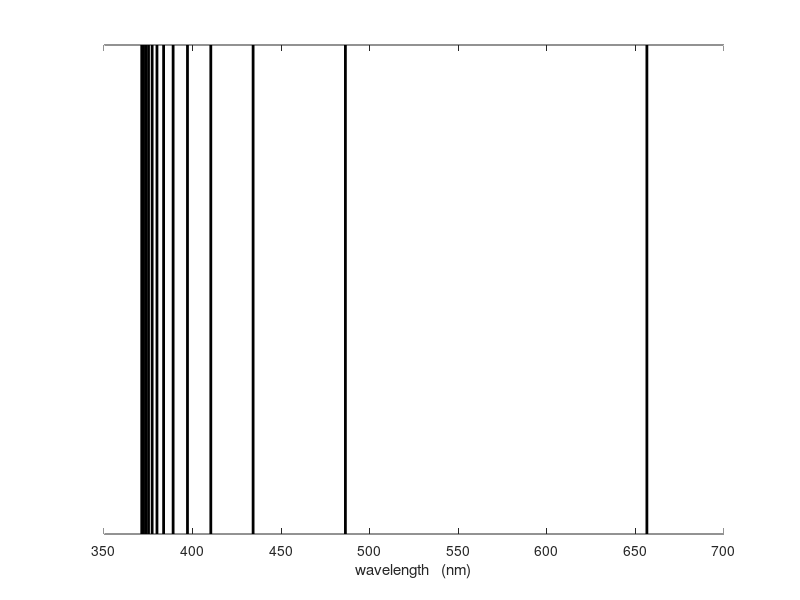
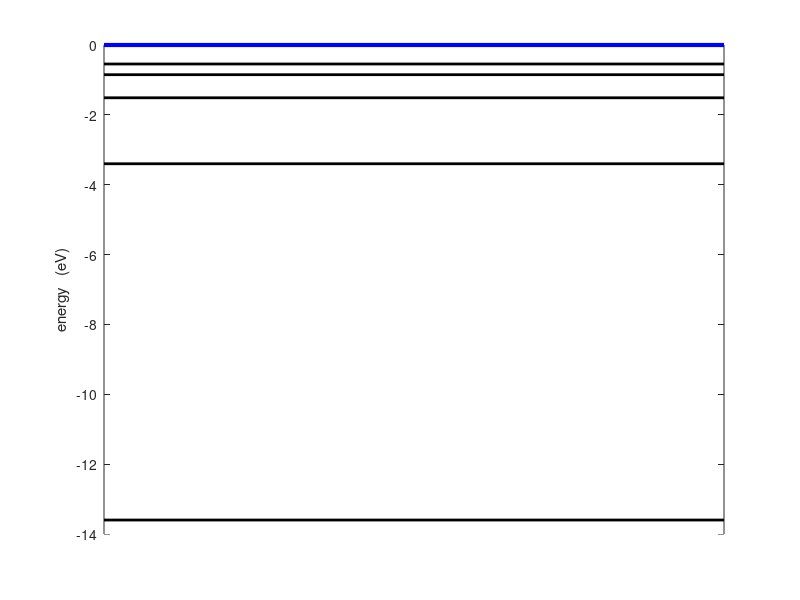
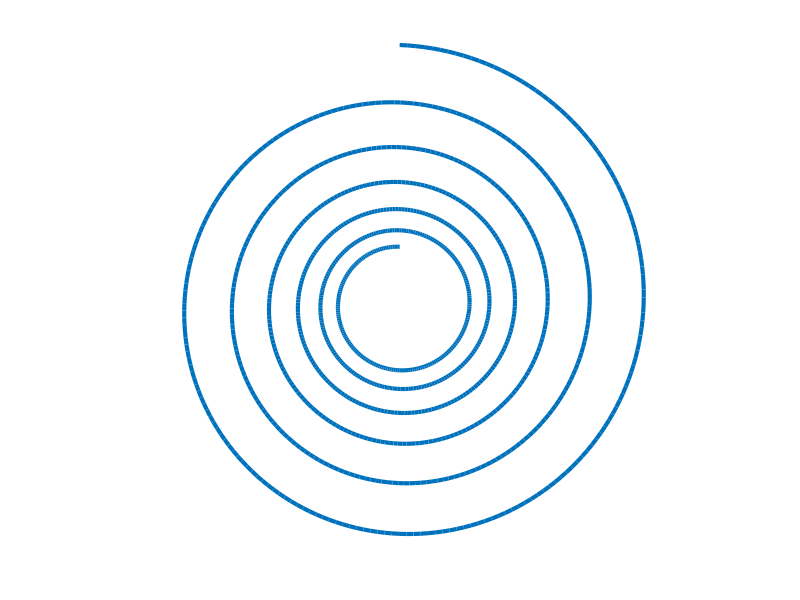

MATLAB code to generate these figures, in order:
% qp_balmer.m
% Ian Cooper
% School of Physics, University of Sydney
% ../mphome.htm
% Plot of the line spectrum for the Balmer series


%%
clear all
close all
clc

c = 3e8;
G = 6.67e-11;
NA = 6.02e23;
k = 1.38e-23;
e = 1.602e-19;
sigma = 5.67e-8;
u0 = 4*pi*1e-7;
h = 6.625e-34;
hP = 6.63e-34;
me = 9.109e-31;
mp = 1.673e-27;
mn = 1.675e-31;
g = 9.81;

RH = 10967757;




%% hydrogen spectrum - Balmer series
%close all
%clear all
%clc



RH = 10967759;

ni = [3:15];

nf = 2 .* ones(length(ni),1)';


RwL = RH .* (1./nf.^2 - 1./ni.^2);

wL = (1./ RwL)*1e9;

num = length(wL);

y1 = zeros(1,num);
y2 = ones(1,num);


figure(1)
fs = 14;
set(gcf,'color',[1 1 1]);
set(gcf,'units','normalized'); 
set(gcf,'position',[0.1 0.1 0.6 0.1]);
set(gca,'fontsize',fs);
for cn = 1 : num
    h_plot = plot([wL(cn) wL(cn)],[y1(cn) y2(cn)],'k','linewidth',2);
    hold on
end
xlabel('wavelength   (nm)');
set(gca,'YColor',[1 1 1]);

%%   series limit  Rydberg  nf = 1
wL_min = 1e9*1/RH;
dE = h * c * RH;
dE = dE / e;


%%  hydrogen spectral lines

n = 1:6;
E = -13.6 ./ n.^2;

num = length(E);
E(6) = 0;
x1 = zeros(1,num); x2 = ones(1,num);

figure(2)
fs = 14;
set(gcf,'color',[1 1 1]);
set(gcf,'units','normalized'); 
set(gcf,'position',[0.1 0.1 0.6 0.6]);
set(gca,'fontsize',fs);
for cn = 1 : num-1
    h_plot = plot([x1(cn) x2(cn)],[E(cn) E(cn)],'k','linewidth',2);
    hold on
end
ylabel('energy   (eV)');
set(gca,'XColor',[1 1 1]);
h_plot = plot([x1(6) x2(6)],[E(6) E(6)],'b','linewidth',3);

%% spiral
%clear all
%close all
%clc

nt = 1200;
tmax = 6;
T = 1;
Ao = 1;
b = 1.5*1/tmax;
w = 2*pi/T;

t = linspace(0,tmax,nt);

A = Ao .* exp(-b * t);

x = A .* sin(w*t);
y = A .* cos(w*t);

figure(3)

set(gcf,'color',[1 1 1]);
set(gcf,'units','normalized'); 
set(gcf,'position',[0.1 0.1 0.6 0.6]);

plot(x,y,'linewidth',3);
axis equal
axis off
